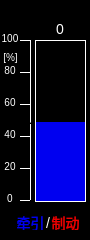
<?xml version="1.0" encoding="UTF-8"?>
<ui version="4.0">
 <class>CtrlTracBrake_Unity</class>
 <widget class="QWidget" name="CtrlTracBrake_Unity">
  <property name="geometry">
   <rect>
    <x>0</x>
    <y>0</y>
    <width>90</width>
    <height>240</height>
   </rect>
  </property>
  <property name="windowTitle">
   <string>Form</string>
  </property>
  <property name="styleSheet">
   <string notr="true">QWidget
{
	background-color:black;
border:1px solid transparent;
}</string>
  </property>
  <widget class="QLabel" name="label_6">
   <property name="geometry">
    <rect>
     <x>0</x>
     <y>94</y>
     <width>20</width>
     <height>17</height>
    </rect>
   </property>
   <property name="styleSheet">
    <string notr="true">font:10px;color:white</string>
   </property>
   <property name="text">
    <string>60</string>
   </property>
   <property name="alignment">
    <set>Qt::AlignCenter</set>
   </property>
  </widget>
  <widget class="QLabel" name="LBLValueRect">
   <property name="geometry">
    <rect>
     <x>36</x>
     <y>41</y>
     <width>49</width>
     <height>81</height>
    </rect>
   </property>
   <property name="styleSheet">
    <string notr="true">border:1px solid transparent;</string>
   </property>
   <property name="text">
    <string/>
   </property>
   <property name="alignment">
    <set>Qt::AlignCenter</set>
   </property>
  </widget>
  <widget class="QLabel" name="label_5">
   <property name="geometry">
    <rect>
     <x>0</x>
     <y>158</y>
     <width>20</width>
     <height>17</height>
    </rect>
   </property>
   <property name="styleSheet">
    <string notr="true">font:10px;color:white</string>
   </property>
   <property name="text">
    <string>20</string>
   </property>
   <property name="alignment">
    <set>Qt::AlignCenter</set>
   </property>
  </widget>
  <widget class="QLabel" name="label_7">
   <property name="geometry">
    <rect>
     <x>0</x>
     <y>30</y>
     <width>20</width>
     <height>17</height>
    </rect>
   </property>
   <property name="styleSheet">
    <string notr="true">font:10px;color:white</string>
   </property>
   <property name="text">
    <string>100</string>
   </property>
   <property name="alignment">
    <set>Qt::AlignCenter</set>
   </property>
  </widget>
  <widget class="QLabel" name="label_17">
   <property name="geometry">
    <rect>
     <x>40</x>
     <y>214</y>
     <width>16</width>
     <height>17</height>
    </rect>
   </property>
   <property name="styleSheet">
    <string notr="true">color:white;
font:14px;
background-color:transparent;</string>
   </property>
   <property name="text">
    <string>/</string>
   </property>
   <property name="alignment">
    <set>Qt::AlignCenter</set>
   </property>
  </widget>
  <widget class="QLabel" name="label_16">
   <property name="geometry">
    <rect>
     <x>50</x>
     <y>214</y>
     <width>31</width>
     <height>17</height>
    </rect>
   </property>
   <property name="styleSheet">
    <string notr="true">color:rgb(240,0,0);
font:14px;</string>
   </property>
   <property name="text">
    <string>制动</string>
   </property>
   <property name="alignment">
    <set>Qt::AlignCenter</set>
   </property>
  </widget>
  <widget class="QLabel" name="label_12">
   <property name="geometry">
    <rect>
     <x>0</x>
     <y>126</y>
     <width>20</width>
     <height>17</height>
    </rect>
   </property>
   <property name="styleSheet">
    <string notr="true">font:10px;color:white</string>
   </property>
   <property name="text">
    <string>40</string>
   </property>
   <property name="alignment">
    <set>Qt::AlignCenter</set>
   </property>
  </widget>
  <widget class="QLabel" name="label">
   <property name="geometry">
    <rect>
     <x>15</x>
     <y>214</y>
     <width>31</width>
     <height>17</height>
    </rect>
   </property>
   <property name="styleSheet">
    <string notr="true">color:rgb(0,0,240);
font:14px;</string>
   </property>
   <property name="text">
    <string>牵引</string>
   </property>
   <property name="alignment">
    <set>Qt::AlignCenter</set>
   </property>
  </widget>
  <widget class="QLabel" name="LBLValue">
   <property name="geometry">
    <rect>
     <x>40</x>
     <y>20</y>
     <width>40</width>
     <height>17</height>
    </rect>
   </property>
   <property name="styleSheet">
    <string notr="true">color:white;font:14px;</string>
   </property>
   <property name="text">
    <string>0</string>
   </property>
   <property name="alignment">
    <set>Qt::AlignCenter</set>
   </property>
  </widget>
  <widget class="QLabel" name="L1_18">
   <property name="geometry">
    <rect>
     <x>20</x>
     <y>72</y>
     <width>10</width>
     <height>1</height>
    </rect>
   </property>
   <property name="styleSheet">
    <string notr="true">border:1px solid white;</string>
   </property>
   <property name="text">
    <string/>
   </property>
   <property name="alignment">
    <set>Qt::AlignCenter</set>
   </property>
  </widget>
  <widget class="QLabel" name="L1_27">
   <property name="geometry">
    <rect>
     <x>20</x>
     <y>40</y>
     <width>10</width>
     <height>1</height>
    </rect>
   </property>
   <property name="styleSheet">
    <string notr="true">border:1px solid white;</string>
   </property>
   <property name="text">
    <string/>
   </property>
   <property name="alignment">
    <set>Qt::AlignCenter</set>
   </property>
  </widget>
  <widget class="QLabel" name="L1_15">
   <property name="geometry">
    <rect>
     <x>20</x>
     <y>200</y>
     <width>10</width>
     <height>1</height>
    </rect>
   </property>
   <property name="styleSheet">
    <string notr="true">border:1px solid white;</string>
   </property>
   <property name="text">
    <string/>
   </property>
   <property name="alignment">
    <set>Qt::AlignCenter</set>
   </property>
  </widget>
  <widget class="QLabel" name="LBLBackground">
   <property name="geometry">
    <rect>
     <x>35</x>
     <y>40</y>
     <width>51</width>
     <height>162</height>
    </rect>
   </property>
   <property name="styleSheet">
    <string notr="true">background-color:rgb(0,0,240);
border:1px solid white;</string>
   </property>
   <property name="text">
    <string/>
   </property>
   <property name="alignment">
    <set>Qt::AlignCenter</set>
   </property>
  </widget>
  <widget class="QLabel" name="label_13">
   <property name="geometry">
    <rect>
     <x>0</x>
     <y>190</y>
     <width>20</width>
     <height>17</height>
    </rect>
   </property>
   <property name="styleSheet">
    <string notr="true">font:10px;color:white</string>
   </property>
   <property name="text">
    <string>0</string>
   </property>
   <property name="alignment">
    <set>Qt::AlignCenter</set>
   </property>
  </widget>
  <widget class="QLabel" name="L1_17">
   <property name="geometry">
    <rect>
     <x>20</x>
     <y>168</y>
     <width>10</width>
     <height>1</height>
    </rect>
   </property>
   <property name="styleSheet">
    <string notr="true">border:1px solid white;</string>
   </property>
   <property name="text">
    <string/>
   </property>
   <property name="alignment">
    <set>Qt::AlignCenter</set>
   </property>
  </widget>
  <widget class="QLabel" name="L1_22">
   <property name="geometry">
    <rect>
     <x>20</x>
     <y>104</y>
     <width>10</width>
     <height>1</height>
    </rect>
   </property>
   <property name="styleSheet">
    <string notr="true">border:1px solid white;</string>
   </property>
   <property name="text">
    <string/>
   </property>
   <property name="alignment">
    <set>Qt::AlignCenter</set>
   </property>
  </widget>
  <widget class="QLabel" name="label_11">
   <property name="geometry">
    <rect>
     <x>0</x>
     <y>62</y>
     <width>20</width>
     <height>17</height>
    </rect>
   </property>
   <property name="styleSheet">
    <string notr="true">font:10px;color:white</string>
   </property>
   <property name="text">
    <string>80</string>
   </property>
   <property name="alignment">
    <set>Qt::AlignCenter</set>
   </property>
  </widget>
  <widget class="QLabel" name="L1_36">
   <property name="geometry">
    <rect>
     <x>30</x>
     <y>40</y>
     <width>1</width>
     <height>160</height>
    </rect>
   </property>
   <property name="styleSheet">
    <string notr="true">border:1px solid white;</string>
   </property>
   <property name="text">
    <string>0.0</string>
   </property>
   <property name="alignment">
    <set>Qt::AlignCenter</set>
   </property>
  </widget>
  <widget class="QLabel" name="L1_16">
   <property name="geometry">
    <rect>
     <x>20</x>
     <y>136</y>
     <width>10</width>
     <height>1</height>
    </rect>
   </property>
   <property name="styleSheet">
    <string notr="true">border:1px solid white;</string>
   </property>
   <property name="text">
    <string/>
   </property>
   <property name="alignment">
    <set>Qt::AlignCenter</set>
   </property>
  </widget>
  <widget class="QLabel" name="label_9">
   <property name="geometry">
    <rect>
     <x>0</x>
     <y>50</y>
     <width>21</width>
     <height>15</height>
    </rect>
   </property>
   <property name="styleSheet">
    <string notr="true">color:white;
font:10px;</string>
   </property>
   <property name="text">
    <string>[%]</string>
   </property>
   <property name="alignment">
    <set>Qt::AlignCenter</set>
   </property>
  </widget>
  <zorder>LBLBackground</zorder>
  <zorder>label_6</zorder>
  <zorder>LBLValueRect</zorder>
  <zorder>label_5</zorder>
  <zorder>label_7</zorder>
  <zorder>label_17</zorder>
  <zorder>label_16</zorder>
  <zorder>label_12</zorder>
  <zorder>label</zorder>
  <zorder>LBLValue</zorder>
  <zorder>L1_18</zorder>
  <zorder>L1_27</zorder>
  <zorder>L1_15</zorder>
  <zorder>label_13</zorder>
  <zorder>L1_17</zorder>
  <zorder>L1_22</zorder>
  <zorder>label_11</zorder>
  <zorder>L1_36</zorder>
  <zorder>L1_16</zorder>
  <zorder>label_9</zorder>
 </widget>
 <resources/>
 <connections/>
</ui>
